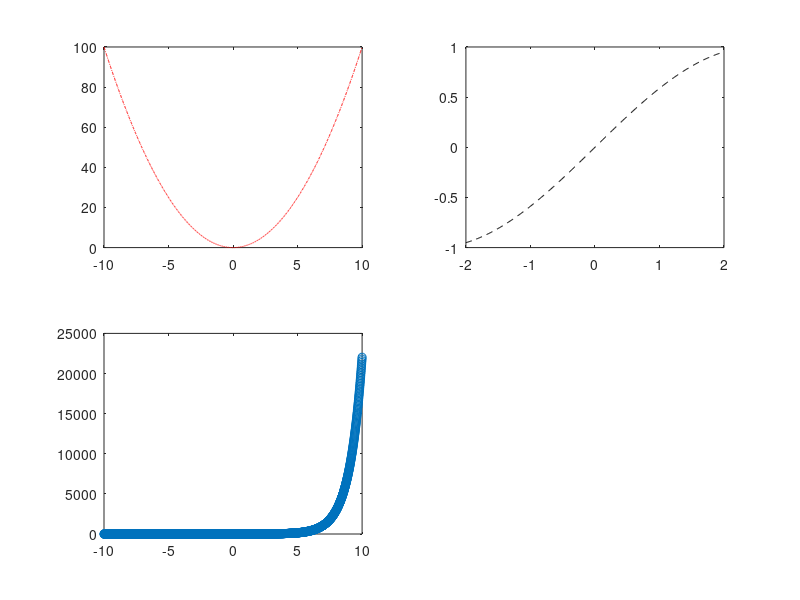

Here is the MATLAB script that generated this plot:
%Bach=input('Tuoi cua cu Bach: ');
%age=20;
%if Bach> age
 %   disp('Chu be dan gia roi ')
%elseif Bach <age
 %   disp('Chu be dan tre trau')
%else
 %   disp('Van non nhu lop xe')
%end
%x=[0:0.01:10];
%y=sin(x);
%g=cos(x);
%plot(x, y, x, g, '-.m')
x=[-10:0.01:10];
y=x.^2;
subplot(221);
plot(x,y,'-.r');
x=[-2:0.01:2];
y=sin(0.2*pi*x);
subplot(222);
plot(x,y,'--k');
x=[-10:0.01:10];
y=exp(x);
subplot(223);
plot(x,y,'o');



